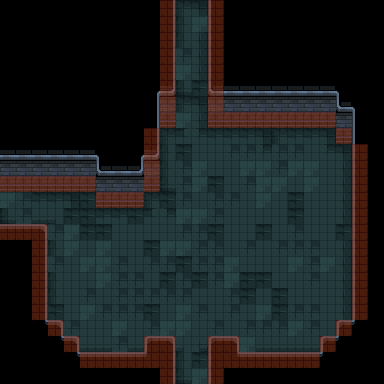

Tiled map render using the project's own tile images. Description and the whole map definition, tile-layer contents included, below:
An orthogonal 24x24 tile map with 16x16 px tiles, 3 tile layers (floor, details, collision) and 11 objects (4x EnemySpawnPoint, 3x EnemySpawnTrigger, 3x Gate, CombatArea).

<map version="1.10" tiledversion="1.10.2" orientation="orthogonal" renderorder="right-down" width="24" height="24" tilewidth="16" tileheight="16" infinite="0" nextlayerid="9" nextobjectid="33">
 <tileset firstgid="1" source="../../Tilesets/dungeon_prison_tileset.tsx" />
 <layer id="3" name="floor" width="24" height="24">
  <data encoding="csv">
0,0,0,0,0,0,0,0,0,0,0,5,7,0,0,0,0,0,0,0,0,0,0,0,
0,0,0,0,0,0,0,0,0,0,0,30,82,0,0,0,0,0,0,0,0,0,0,0,
0,0,0,0,0,0,0,0,0,0,0,30,32,0,0,0,0,0,0,0,0,0,0,0,
0,0,0,0,0,0,0,0,0,0,0,81,32,0,0,0,0,0,0,0,0,0,0,0,
0,0,0,0,0,0,0,0,0,0,0,82,32,0,0,0,0,0,0,0,0,0,0,0,
0,0,0,0,0,0,0,0,0,0,0,55,80,0,0,0,0,0,0,0,0,0,0,0,
0,0,0,0,0,0,0,0,0,0,0,5,7,0,0,0,0,0,0,0,0,0,0,0,
0,0,0,0,0,0,0,0,0,0,0,82,32,0,0,0,0,0,0,0,0,0,0,0,
0,0,0,0,0,0,0,0,0,0,5,60,58,6,6,6,7,5,6,6,7,0,0,0,
0,0,0,0,0,0,0,0,0,0,30,80,31,31,81,81,58,81,81,31,58,7,0,0,
0,0,0,0,0,0,0,0,0,0,30,81,82,31,31,82,82,81,82,82,31,32,0,0,
0,0,0,0,0,0,0,0,0,0,55,81,82,80,31,81,82,82,31,82,31,32,0,0,
82,81,6,6,7,80,0,0,0,5,80,81,31,81,81,31,82,31,80,31,31,32,0,0,
55,81,56,10,80,80,6,6,80,60,58,82,82,81,31,31,31,31,80,31,31,32,0,0,
0,0,0,81,82,80,80,31,31,31,31,81,81,80,31,31,80,31,81,31,31,80,0,0,
0,0,0,30,82,31,82,31,31,80,82,82,81,81,31,81,31,81,81,81,31,32,0,0,
0,0,0,81,31,82,82,81,31,81,81,80,81,81,82,31,31,31,82,81,82,32,0,0,
0,0,0,30,31,31,82,81,81,31,80,81,80,81,82,80,80,31,31,81,31,32,0,0,
0,0,0,30,31,81,31,81,81,81,81,81,31,31,81,80,31,80,31,31,31,32,0,0,
0,0,0,80,31,82,81,81,81,80,31,82,81,31,81,31,82,80,81,81,31,32,0,0,
0,0,0,0,81,31,31,82,31,81,82,82,31,81,31,81,81,81,82,81,31,0,0,0,
0,0,0,0,0,56,56,81,56,56,80,10,8,56,82,82,56,56,56,56,0,0,0,0,
0,0,0,0,0,0,0,0,0,0,0,30,80,0,0,0,0,0,0,0,0,0,0,0,
0,0,0,0,0,0,0,0,0,0,0,55,82,0,0,0,0,0,0,0,0,0,0,0
</data>
 </layer>
 <layer id="2" name="details" width="24" height="24">
  <data encoding="csv">
0,0,0,0,0,0,0,0,0,0,129,0,0,130,0,0,0,0,0,0,0,0,0,0,
0,0,0,0,0,0,0,0,0,0,129,0,0,130,0,0,0,0,0,0,0,0,0,0,
0,0,0,0,0,0,0,0,0,0,129,0,0,130,0,0,0,0,0,0,0,0,0,0,
0,0,0,0,0,0,0,0,0,0,129,0,0,130,0,0,0,0,0,0,0,0,0,0,
0,0,0,0,0,0,0,0,0,0,129,0,0,130,0,0,0,0,0,0,0,0,0,0,
0,0,0,0,0,0,0,0,0,104,103,0,0,101,2,2,2,2,2,2,2,105,0,0,
0,0,0,0,0,0,0,0,0,129,27,0,0,27,27,27,27,27,27,27,27,101,105,0,
0,0,0,0,0,0,0,0,0,129,52,0,0,52,52,52,52,52,52,52,52,27,130,0,
0,0,0,0,0,0,0,0,0,129,0,0,0,0,0,0,0,0,0,0,0,52,130,0,
2,2,2,2,2,2,105,0,104,103,0,0,0,0,0,0,0,0,0,0,0,0,130,0,
27,27,27,27,27,27,101,2,103,27,0,0,0,0,0,0,0,0,0,0,0,0,130,0,
52,52,52,52,52,52,27,27,27,52,0,0,0,0,0,0,0,0,0,0,0,0,130,0,
0,0,0,0,0,0,52,52,52,0,0,0,0,0,0,0,0,0,0,0,0,0,130,0,
0,0,0,0,0,0,0,0,0,0,0,0,0,0,0,0,0,0,0,0,0,0,130,0,
77,77,78,0,0,0,0,0,0,0,0,0,0,0,0,0,0,0,0,0,0,0,130,0,
0,0,129,0,0,0,0,0,0,0,0,0,0,0,0,0,0,0,0,0,0,0,130,0,
0,0,129,0,0,0,0,0,0,0,0,0,0,0,0,0,0,0,0,0,0,0,130,0,
0,0,129,0,0,0,0,0,0,0,0,0,0,0,0,0,0,0,0,0,0,0,130,0,
0,0,129,0,0,0,0,0,0,0,0,0,0,0,0,0,0,0,0,0,0,0,130,0,
0,0,129,0,0,0,0,0,0,0,0,0,0,0,0,0,0,0,0,0,0,0,130,0,
0,0,154,78,0,0,0,0,0,0,0,0,0,0,0,0,0,0,0,0,0,76,155,0,
0,0,0,154,78,0,0,0,0,76,78,0,0,76,78,0,0,0,0,0,76,155,0,0,
0,0,0,0,154,77,77,77,77,155,129,0,0,130,154,77,77,77,77,77,155,0,0,0,
0,0,0,0,0,0,0,0,0,0,129,0,0,130,0,0,0,0,0,0,0,0,0,0
</data>
 </layer>
 <layer id="1" name="collision" width="24" height="24" opacity="0.5">
  <data encoding="csv">
0,0,0,0,0,0,0,0,0,0,502,0,0,502,0,0,0,0,0,0,0,0,0,0,
0,0,0,0,0,0,0,0,0,0,502,0,0,502,0,0,0,0,0,0,0,0,0,0,
0,0,0,0,0,0,0,0,0,0,502,0,0,502,0,0,0,0,0,0,0,0,0,0,
0,0,0,0,0,0,0,0,0,0,502,0,0,502,0,0,0,0,0,0,0,0,0,0,
0,0,0,0,0,0,0,0,0,0,502,0,0,502,0,0,0,0,0,0,0,0,0,0,
0,0,0,0,0,0,0,0,0,0,502,0,0,502,0,0,0,0,0,0,0,0,0,0,
0,0,0,0,0,0,0,0,0,0,502,0,0,502,0,0,0,0,0,0,0,0,0,0,
0,0,0,0,0,0,0,0,0,0,502,0,0,502,502,502,502,502,502,502,502,0,0,0,
0,0,0,0,0,0,0,0,0,502,0,0,0,0,0,0,0,0,0,0,0,502,0,0,
0,0,0,0,0,0,0,0,0,502,0,0,0,0,0,0,0,0,0,0,0,0,502,0,
0,0,0,0,0,0,0,0,0,502,0,0,0,0,0,0,0,0,0,0,0,0,502,0,
502,502,502,502,502,502,0,0,0,502,0,0,0,0,0,0,0,0,0,0,0,0,502,0,
0,0,0,0,0,0,502,502,502,0,0,0,0,0,0,0,0,0,0,0,0,0,502,0,
0,0,0,0,0,0,0,0,0,0,0,0,0,0,0,0,0,0,0,0,0,0,502,0,
502,502,502,0,0,0,0,0,0,0,0,0,0,0,0,0,0,0,0,0,0,0,502,0,
0,0,502,0,0,0,0,0,0,0,0,0,0,0,0,0,0,0,0,0,0,0,502,0,
0,0,502,0,0,0,0,0,0,0,0,0,0,0,0,0,0,0,0,0,0,0,502,0,
0,0,502,0,0,0,0,0,0,0,0,0,0,0,0,0,0,0,0,0,0,0,502,0,
0,0,502,0,0,0,0,0,0,0,0,0,0,0,0,0,0,0,0,0,0,0,502,0,
0,0,502,0,0,0,0,0,0,0,0,0,0,0,0,0,0,0,0,0,0,0,502,0,
0,0,0,502,0,0,0,0,0,0,0,0,0,0,0,0,0,0,0,0,0,502,0,0,
0,0,0,0,502,0,0,0,0,502,502,0,0,502,502,0,0,0,0,0,502,0,0,0,
0,0,0,0,0,502,502,502,502,502,502,0,0,502,502,502,502,502,502,502,0,0,0,0,
0,0,0,0,0,0,0,0,0,0,502,0,0,502,0,0,0,0,0,0,0,0,0,0
</data>
 </layer>
 <objectgroup id="8" name="entities">
  <object id="16" type="EnemySpawnTrigger" x="48" y="192" width="16" height="32">
   <properties>
    <property name="TriggerType" propertytype="triggerType" value="EnemySpawn" />
   </properties>
  </object>
  <object id="17" type="EnemySpawnTrigger" x="176" y="128" width="32" height="16">
   <properties>
    <property name="TriggerType" propertytype="triggerType" value="EnemySpawn" />
   </properties>
  </object>
  <object id="26" type="EnemySpawnTrigger" x="176" y="320" width="32" height="16">
   <properties>
    <property name="TriggerType" propertytype="triggerType" value="EnemySpawn" />
   </properties>
  </object>
  <object id="22" type="EnemySpawnPoint" x="288" y="192">
   <point />
  </object>
  <object id="23" type="EnemySpawnPoint" x="288" y="304">
   <point />
  </object>
  <object id="24" type="EnemySpawnPoint" x="96" y="304">
   <point />
  </object>
  <object id="25" type="EnemySpawnPoint" x="160" y="240">
   <point />
  </object>
  <object id="29" type="Gate" x="32" y="160" width="16" height="64">
   <properties>
    <property name="Flip" value="false" />
    <property name="Orientation" value="horizontal" />
   </properties>
  </object>
  <object id="30" type="Gate" x="176" y="80" width="32" height="48">
   <properties>
    <property name="Orientation" value="vertical" />
   </properties>
  </object>
  <object id="31" type="Gate" x="176" y="336" width="32" height="48">
   <properties>
    <property name="Orientation" value="vertical" />
   </properties>
  </object>
  <object id="32" type="CombatArea" x="160" y="128">
   <polygon points="0,0 176,0 176,16 192,16 192,192 176,192 176,208 160,208 160,224 80,224 80,208 -16,208 -16,224 -80,224 -80,208 -96,208 -96,192 -112,192 -112,64 -64,64 -64,80 -16,80 -16,64 0,64" />
  </object>
 </objectgroup>
</map>
